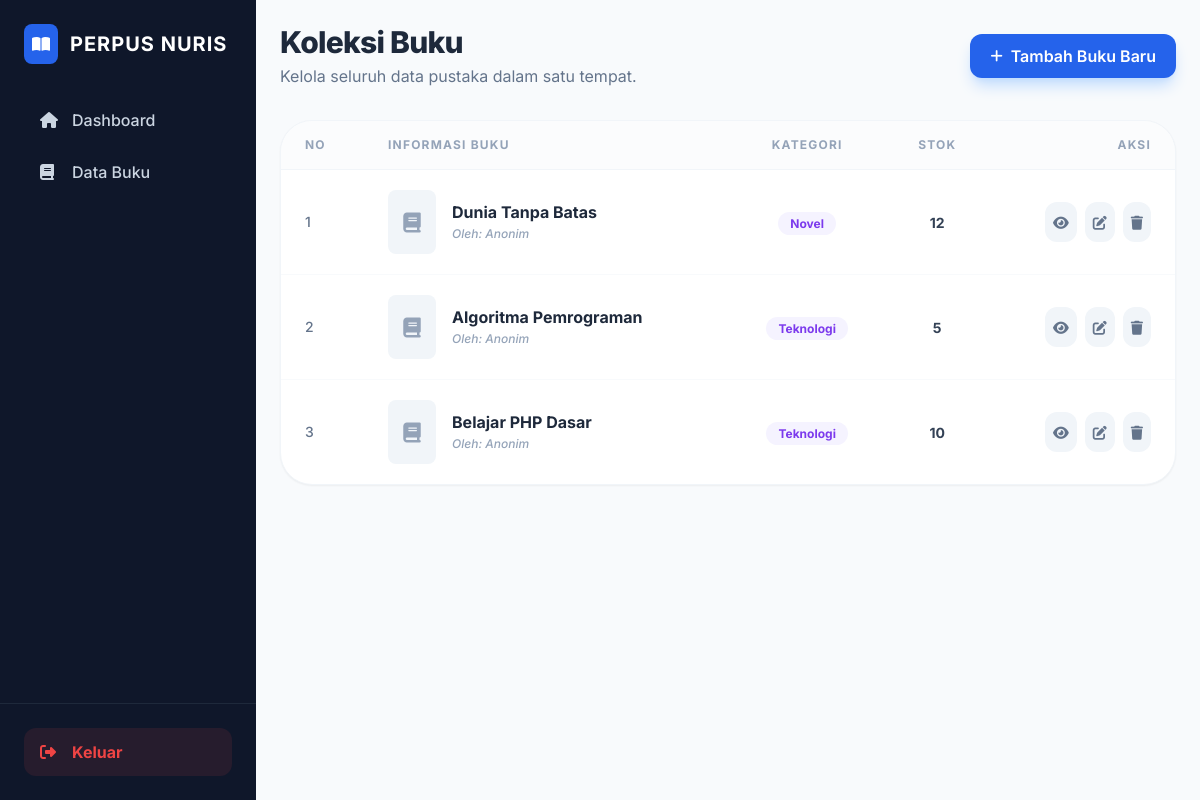
The page /pages/buku/index.php on the database as committed earlier.
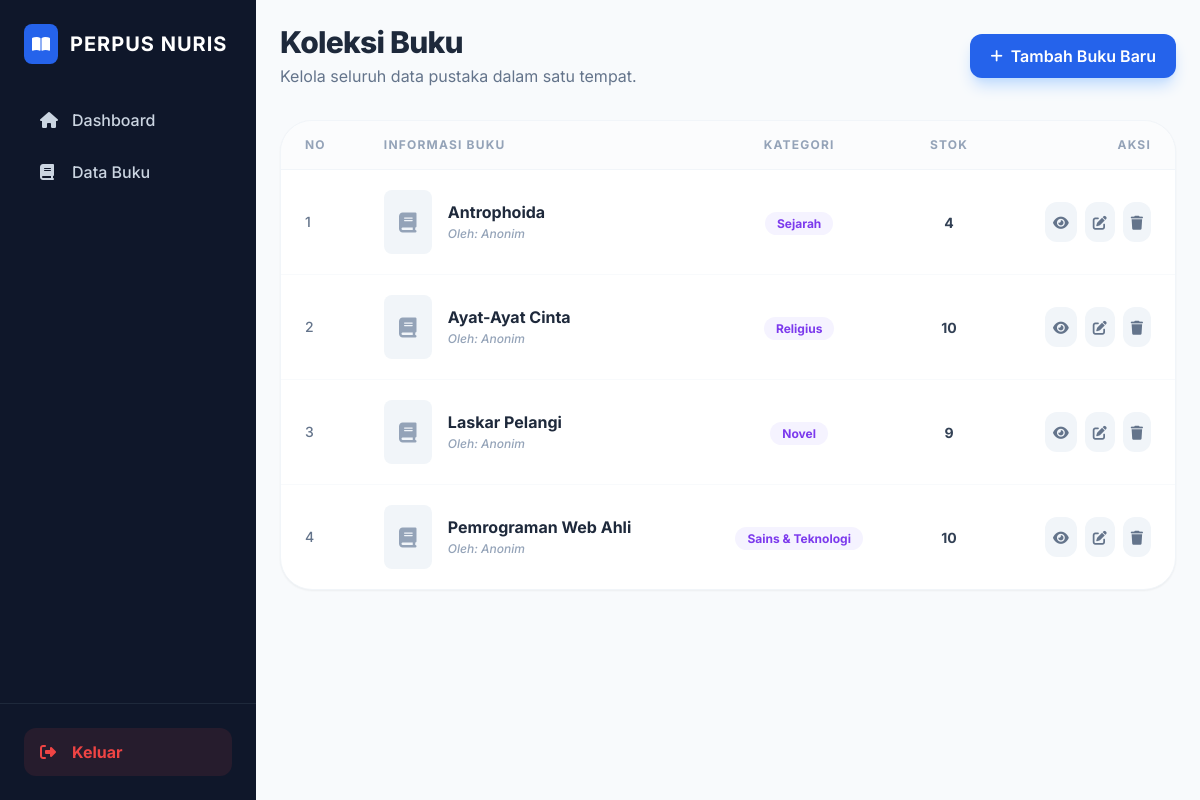
The same page on the database as committed later.
### tables this page shows
CREATE TABLE `buku` (
  `id` int(11) NOT NULL AUTO_INCREMENT,
  `judul_buku` varchar(255) NOT NULL,
  `isbn` varchar(20) DEFAULT NULL,
  `stok` int(11) DEFAULT 0,
  `tahun_terbit` year(4) DEFAULT NULL,
  `id_kategori` int(11) DEFAULT NULL,
  `id_penulis` int(11) DEFAULT NULL,
  `id_penerbit` int(11) DEFAULT NULL,
  `id_rak` int(11) DEFAULT NULL,
  PRIMARY KEY (`id`),
  KEY `id_kategori` (`id_kategori`),
  KEY `id_penulis` (`id_penulis`),
  KEY `id_penerbit` (`id_penerbit`),
  KEY `id_rak` (`id_rak`),
  CONSTRAINT `buku_ibfk_1` FOREIGN KEY (`id_kategori`) REFERENCES `kategori` (`id`),
  CONSTRAINT `buku_ibfk_2` FOREIGN KEY (`id_penulis`) REFERENCES `penulis` (`id`),
  CONSTRAINT `buku_ibfk_3` FOREIGN KEY (`id_penerbit`) REFERENCES `penerbit` (`id`),
  CONSTRAINT `buku_ibfk_4` FOREIGN KEY (`id_rak`) REFERENCES `rak` (`id`)
);

CREATE TABLE `kategori` (
  `id` int(11) NOT NULL AUTO_INCREMENT,
  `nama_kategori` varchar(50) NOT NULL,
  PRIMARY KEY (`id`)
);

### pages/buku/index.php (the view, shortened to what this page needs)
<?php
require_once "../../konek.php";
require_once "../../layout/header.php";
require_once "../../layout/sidebar.php";
$query = mysqli_query($conn, "SELECT buku.*, kategori.nama_kategori
                              FROM buku
                              LEFT JOIN kategori ON buku.id_kategori = kategori.id
                              ORDER BY buku.id DESC");
?>
<div class="p-6">
    <div class="flex flex-col md:flex-row md:items-center justify-between gap-4 mb-8">
        <div>
            <h2 class="text-3xl font-extrabold text-slate-800 tracking-tight">Koleksi Buku</h2>
            <p class="text-slate-500 mt-1">Kelola seluruh data pustaka dalam satu tempat.</p>
        </div>
        <?php if ($_SESSION['role'] !== 'anggota') : ?>
        <a href="tambah.php" class="inline-flex items-center gap-2 bg-blue-600 hover:bg-blue-700 text-white font-semibold px-5 py-2.5 rounded-xl transition-all shadow-lg shadow-blue-200 active:scale-95">
            <i class="fas fa-plus text-sm"></i>
            Tambah Buku Baru
        </a>
        <?php endif; ?>
    </div>
    <div class="bg-white rounded-[2rem] shadow-sm border border-slate-100 overflow-hidden">
        <div class="overflow-x-auto">
            <table class="w-full text-left border-collapse">
                <thead>
                    <tr class="bg-slate-50/50 border-b border-slate-100">
                        <th class="px-6 py-4 text-xs font-bold text-slate-400 uppercase tracking-widest">No</th>
                        <th class="px-6 py-4 text-xs font-bold text-slate-400 uppercase tracking-widest">Informasi Buku</th>
                        <th class="px-6 py-4 text-xs font-bold text-slate-400 uppercase tracking-widest text-center">Kategori</th>
                        <th class="px-6 py-4 text-xs font-bold text-slate-400 uppercase tracking-widest text-center">Stok</th>
                        <th class="px-6 py-4 text-xs font-bold text-slate-400 uppercase tracking-widest text-right">Aksi</th>
                    </tr>
                </thead>
                <tbody class="divide-y divide-slate-50">
                    <?php
                    $no = 1;
                    while($row = mysqli_fetch_assoc($query)) :
                    ?>
                    <tr class="hover:bg-slate-50/80 transition-colors group">
                        <td class="px-6 py-5 text-sm text-slate-500 font-medium">
                            <?= $no++; ?>
                        </td>
                        <td class="px-6 py-5">
                            <div class="flex items-center gap-4">
                                <div class="w-12 h-16 bg-slate-100 rounded-lg flex items-center justify-center text-slate-400 group-hover:bg-blue-50 group-hover:text-blue-500 transition-colors">
                                    <i class="fas fa-book fa-lg"></i>
                                </div>
                                <div>
                                    <h4 class="font-bold text-slate-800 leading-tight mb-1"><?= $row['judul_buku']; ?></h4>
                                    <p class="text-xs text-slate-400 font-medium italic">Oleh: <?= $row['penulis'] ?? 'Anonim'; ?></p>
                                </div>
                            </div>
                        </td>
                        <td class="px-6 py-5 text-center">
                            <span class="px-3 py-1 rounded-full bg-violet-50 text-violet-600 text-xs font-bold">
                                <?= $row['nama_kategori'] ?? 'Umum'; ?>
                            </span>
                        </td>
                        <td class="px-6 py-5 text-center">
                            <span class="text-sm font-bold <?= $row['stok'] > 0 ? 'text-slate-700' : 'text-red-500'; ?>">
                                <?= $row['stok']; ?>
                            </span>
                        </td>
                        <td class="px-6 py-5 text-right">
                            <div class="flex justify-end gap-2">
                                <a href="detail.php?id=<?= $row['id']; ?>" class="p-2 bg-slate-100 hover:bg-blue-600 hover:text-white text-slate-500 rounded-xl transition-all" title="Detail">
                                    <i class="fas fa-eye text-sm"></i>
                                </a>
                                <?php if ($_SESSION['role'] !== 'anggota') : ?>
                                <a href="edit.php?id=<?= $row['id']; ?>" class="p-2 bg-slate-100 hover:bg-amber-500 hover:text-white text-slate-500 rounded-xl transition-all" title="Edit">
                                    <i class="fas fa-edit text-sm"></i>
                                </a>
                                <a href="hapus.php?id=<?= $row['id']; ?>"
                                   onclick="return confirm('Apakah Anda yakin ingin menghapus buku ini?')"
                                   class="p-2 bg-slate-100 hover:bg-red-600 hover:text-white text-slate-500 rounded-xl transition-all" title="Hapus">
                                    <i class="fas fa-trash text-sm"></i>
                                </a>
                                <?php endif; ?>
                            </div>
                        </td>
                    </tr>
                    <?php endwhile; ?>
                </tbody>
            </table>
        </div>
    </div>
</div>
<?php require_once "../../layout/footer.php"; ?>

### layout/header.php (shortened to what this page needs)
<!DOCTYPE html>
<html lang="id">
<head>
    <script src="https://cdn.tailwindcss.com"></script>
    <link rel="stylesheet" href="https://cdnjs.cloudflare.com/ajax/libs/font-awesome/6.4.0/css/all.min.css">
</head>
<body class="bg-slate-50">
    <div class="flex min-h-screen">

### layout/sidebar.php (shortened to what this page needs)
<aside class="w-64 bg-slate-900 text-slate-300 flex-shrink-0 flex flex-col shadow-xl">
    <div class="p-6">
        <div class="flex items-center gap-3 text-white mb-8">
            <div class="bg-blue-600 p-2 rounded-lg">
                <i class="fas fa-book-open"></i>
            </div>
            <span class="text-xl font-bold tracking-wider">PERPUS NURIS</span>
        </div>
        <nav class="space-y-1">
            <a href="<?= BASE_URL; ?>pages/dashboard.php" class="flex items-center gap-3 px-4 py-3 rounded-xl hover:bg-slate-800 hover:text-white transition-all group">
                <i class="fas fa-home w-5 group-hover:text-blue-400"></i>
                <span class="font-medium">Dashboard</span>
            </a>
            <a href="<?= BASE_URL; ?>pages/buku/index.php" class="flex items-center gap-3 px-4 py-3 rounded-xl hover:bg-slate-800 hover:text-white transition-all group">
                <i class="fas fa-book w-5 group-hover:text-blue-400"></i>
                <span class="font-medium">Data Buku</span>
            </a>
        </nav>
    </div>
    <div class="mt-auto p-6 border-t border-slate-800">
        <a href="<?= BASE_URL; ?>logout.php" class="flex items-center gap-3 px-4 py-3 rounded-xl bg-red-500/10 text-red-500 hover:bg-red-500 hover:text-white transition-all group">
            <i class="fas fa-sign-out-alt w-5"></i>
            <span class="font-bold">Keluar</span>
        </a>
    </div>
</aside>
<main class="flex-1 overflow-y-auto bg-slate-50 h-screen">

### layout/footer.php (shortened to what this page needs)
</main>
    </div>
</body>
</html>

### layout/header.php (style rules this page uses)
body { font-family: 'Inter', sans-serif; }

Rows that differ between the two databases and show on the page:
added buku: judul_buku "Antrophoida", penulis "Anonim", id_kategori.nama_kategori "Sejarah", stok "4"
changed buku: judul_buku "Dunia Tanpa Batas" → "Ayat-Ayat Cinta"; id_kategori.nama_kategori "Novel" → "Religius"; stok "12" → "10"
changed buku: judul_buku "Algoritma Pemrograman" → "Laskar Pelangi"; id_kategori.nama_kategori "Teknologi" → "Novel"; stok "5" → "9"
changed buku: judul_buku "Belajar PHP Dasar" → "Pemrograman Web Ahli"; id_kategori.nama_kategori "Teknologi" → "Sains & Teknologi"
